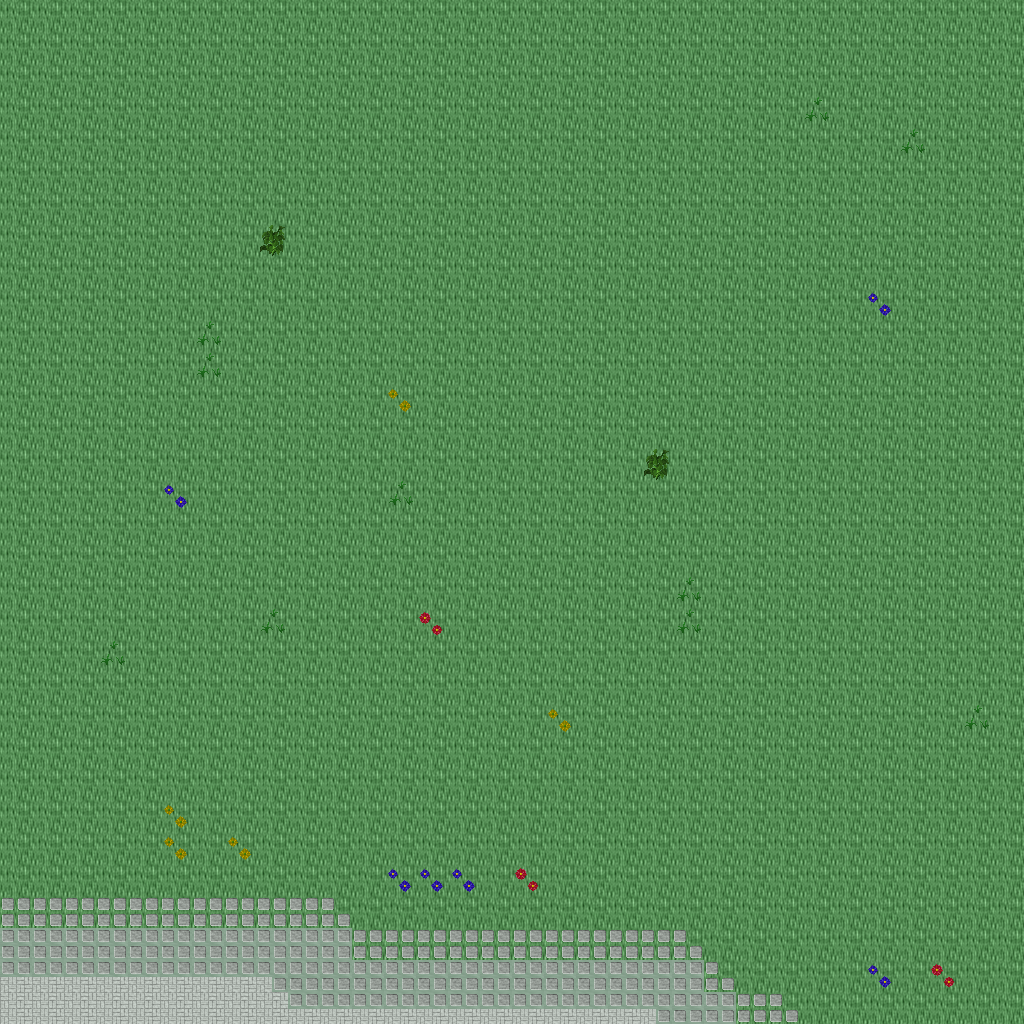

Tiled map render using the project's own tile images. Description and the map definition, with tile-layer contents summarised, below:
An orthogonal 32x32 tile map with 32x32 px tiles, 5 tile layers (Ground, Objects, Objects2, Above, ...), 1 hidden layer not drawn, 19 tilesets.

<map version="1.10" tiledversion="1.11.0" orientation="orthogonal" renderorder="right-down" width="32" height="32" tilewidth="32" tileheight="32" infinite="0" nextlayerid="11" nextobjectid="1">
 <tileset firstgid="1" name="ground_ground" tilewidth="32" tileheight="32" tilecount="33" columns="3">
  <image source="../drawable/ground_ground.png" width="96" height="352" />
 </tileset>
 <tileset firstgid="34" name="ground_water_pool" tilewidth="32" tileheight="32" tilecount="72" columns="3">
  <image source="../drawable/ground_water_pool.png" width="96" height="768" />
 </tileset>
 <tileset firstgid="106" name="ground_ridge_earth_dark" tilewidth="32" tileheight="32" tilecount="96" columns="12">
  <image source="../drawable/ground_ridge_earth_dark.png" width="384" height="256" />
 </tileset>
 <tileset firstgid="202" name="ground_grass_edges" tilewidth="32" tileheight="32" tilecount="36" columns="12">
  <image source="../drawable/ground_grass_edges.png" width="384" height="96" />
 </tileset>
 <tileset firstgid="238" name="ground_earth_edges" tilewidth="32" tileheight="32" tilecount="18" columns="6">
  <image source="../drawable/ground_earth_edges.png" width="192" height="96" />
 </tileset>
 <tileset firstgid="256" name="ground_grass_corners" tilewidth="32" tileheight="32" tilecount="24" columns="6">
  <image source="../drawable/ground_grass_corners.png" width="192" height="128" />
 </tileset>
 <tileset firstgid="280" name="plant_grasses" tilewidth="32" tileheight="32" tilecount="6" columns="3">
  <image source="../drawable/plant_grasses.png" width="96" height="64" />
 </tileset>
 <tileset firstgid="286" name="plant_flower_daisy_blue" tilewidth="32" tileheight="32" tilecount="8" columns="2">
  <image source="../drawable/plant_flower_daisy_blue.png" width="64" height="128" />
 </tileset>
 <tileset firstgid="294" name="plant_flower_daisy_yellow" tilewidth="32" tileheight="32" tilecount="8" columns="2">
  <image source="../drawable/plant_flower_daisy_yellow.png" width="64" height="128" />
 </tileset>
 <tileset firstgid="302" name="plant_bush_bushes" tilewidth="32" tileheight="32" tilecount="10" columns="5">
  <image source="../drawable/plant_bush_bushes.png" width="160" height="64" />
 </tileset>
 <tileset firstgid="312" name="plant_flower_daisy_red" tilewidth="32" tileheight="32" tilecount="8" columns="2">
  <image source="../drawable/plant_flower_daisy_red.png" width="64" height="128" />
 </tileset>
 <tileset firstgid="320" name="plant_flower_daisy_white" tilewidth="32" tileheight="32" tilecount="8" columns="2">
  <image source="../drawable/plant_flower_daisy_white.png" width="64" height="128" />
 </tileset>
 <tileset firstgid="328" name="item_statue_bird" tilewidth="32" tileheight="32" tilecount="8" columns="2">
  <image source="../drawable/item_statue_bird.png" width="64" height="128" />
 </tileset>
 <tileset firstgid="336" name="logic_collision" tilewidth="32" tileheight="32" tilecount="1" columns="1">
  <image source="../drawable/logic_collision.png" width="32" height="32" />
 </tileset>
 <tileset firstgid="337" name="ground_green_paving" tilewidth="32" tileheight="32" tilecount="18" columns="3">
  <image source="../drawable/ground_green_paving.png" width="96" height="192" />
 </tileset>
 <tileset firstgid="355" name="logic_protection" tilewidth="32" tileheight="32" tilecount="2" columns="2">
  <image source="../drawable/logic_protection.png" width="64" height="32" />
 </tileset>
 <tileset firstgid="357" name="building_castle" tilewidth="32" tileheight="32" tilecount="320" columns="20">
  <image source="../drawable/building_castle.png" width="640" height="512" />
 </tileset>
 <tileset firstgid="677" name="logic_creature_reptile" tilewidth="32" tileheight="32" tilecount="7" columns="7">
  <image source="../drawable/logic_creature_reptile.png" width="224" height="32" />
 </tileset>
 <tileset firstgid="684" name="logic_creature_rodent" tilewidth="32" tileheight="32" tilecount="8" columns="8">
  <image source="../drawable/logic_creature_rodent.png" width="256" height="32" />
 </tileset>
 <layer id="1" name="Ground" width="32" height="32">
  <data>[1024 cells, 1024 non-empty, 2 distinct tile ids]</data>
 </layer>
 <layer id="2" name="Objects" width="32" height="32">
  <data>[1024 cells, 81 non-empty, 5 distinct tile ids]</data>
 </layer>
 <layer id="3" name="Objects2" width="32" height="32">
  <data>[1024 cells, 26 non-empty, 5 distinct tile ids]</data>
 </layer>
 <layer id="4" name="Above" width="32" height="32">
  <data>[1024 cells, 0 non-empty, 0 distinct tile ids]</data>
 </layer>
 <layer id="5" name="Above2" width="32" height="32">
  <data>[1024 cells, 0 non-empty, 0 distinct tile ids]</data>
 </layer>
 <layer id="6" name="Walkable" width="32" height="32" visible="0">
  <data>[1024 cells, 2 non-empty, 1 distinct tile ids]</data>
 </layer>
 <objectgroup id="7" name="Mapevents" />
 <objectgroup id="8" name="Spawn" />
 <objectgroup id="9" name="Keys" />
 <objectgroup id="10" name="Replace" />
</map>
